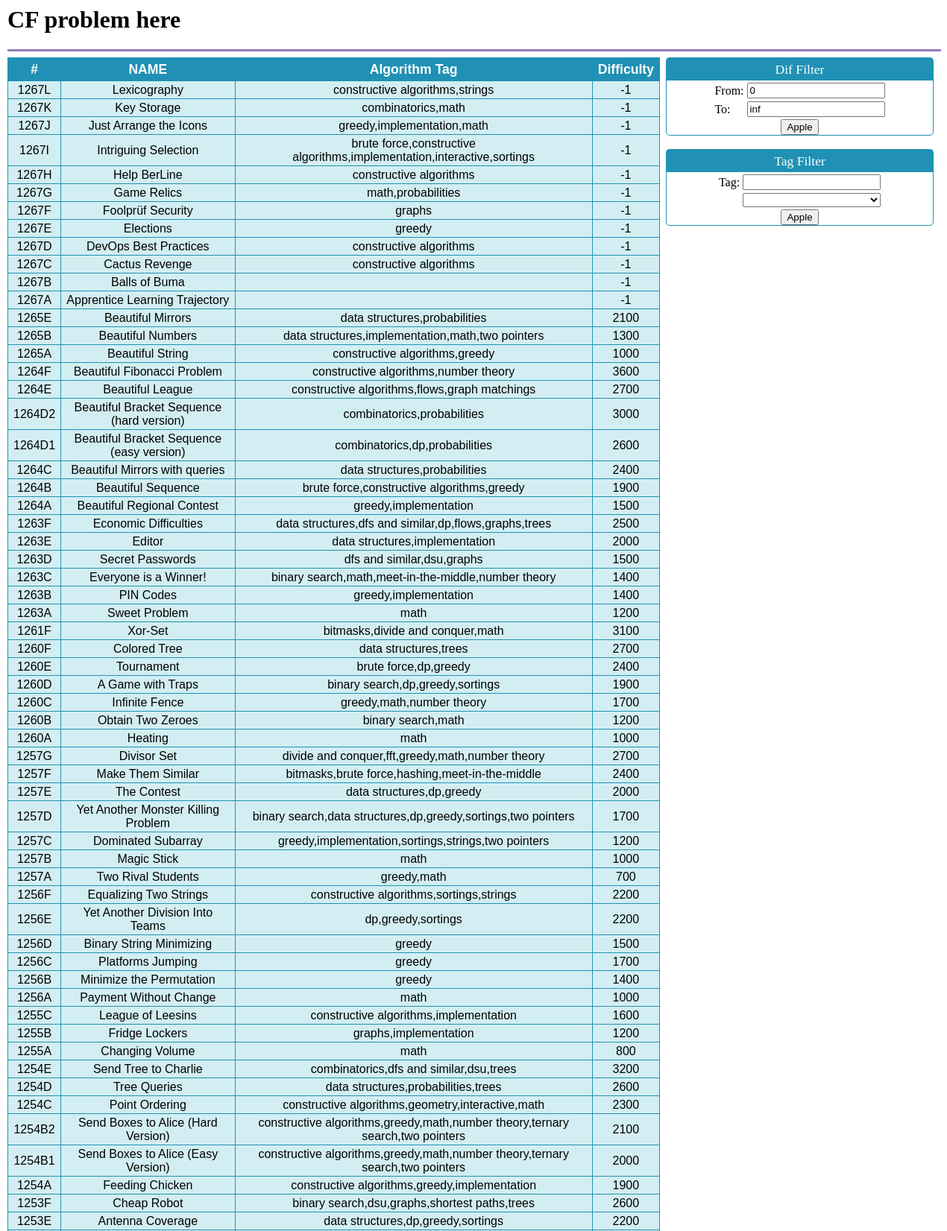
The page /cf/problem/page/1/ (upper part) on the database its author committed.
### cf/models.py (models this page shows, shortened)
class problem(models.Model):
    my_id = models.IntegerField(default=0)
    pro_id = models.CharField(max_length=200)
    name = models.CharField(max_length=200)
    tags = TagFeild(max_length=200)
    dif = models.IntegerField(default=0)
    url = models.CharField(max_length=200,default="")

### cf/views.py (the view)
# urls.py: path('problem/page/<int:page_id>/',views.page, name='page'),
def page(request, page_id):
    all_pro = len(problem.objects.all())
    all_page = (len(problem.objects.all()) + 99)// 100
    pros = get_ordered_pro()[100*page_id-100:min(100*page_id, all_pro)]
    return render(request, 'cf/title.html', {
        'title':'CF problem here','pros':pros, 'page_id':page_id, 'all_page':all_page,
        'range_1_to_now_page':range(1,page_id+1),
        'range_now_page_to_all':range(page_id+1, all_page+1)
       })

### cf/model_funs.py (called while the page is built)
def get_ordered_pro():
    all_pro = problem.objects.all()
    all_pro = sorted(all_pro, key=lambda pro: pro.my_id, reverse=True)
    return all_pro

### cf/templates/cf/title.html (shortened to what this page needs)
<div style="width: 1250px;margin: auto;">
<h1 style="text-align:left;">{{title}}</h1>
<HR style="FILTER: alpha(opacity=100,finishopacity=0,style=1)" width="100%" color=#987cb9 SIZE=3>
<div class="contain">
    <div class="left">
        <div style="text-align: left;">
        <table id='pros'style="text-align: left;">
            <tr>
                <th>#</th>
                <th>NAME</th>
                <th>Algorithm Tag</th>
                <th>Difficulty</th>
            </tr>
            {% for each in pros%}
                <tr class="alt">
                    <td>
                        <a style="text-decoration: none;color: black;" href="{% url 'problem_page' each.pro_id%}">{{each.pro_id}}</a>
                    </td>
                    <td>
                        <a style="text-decoration: none;color: black;" href="{% url 'problem_page' each.pro_id%}">{{each.name}}</a>
                    </td>
                    <td>{{each.tags}}</td>
                    <td>{{each.dif}}</td>
                </tr>
            {%endfor%}
        </table>
        </div>
    </div>
    <div class="right">
        <div class="dif_filter">
            <div class="title">Dif Filter</div>
            <table style="margin: auto;">
                <tr style="height: 20px;">
                    <td >From: </td>
                    <td><input id = "from" type="text" value="0"></td>
                </tr>
                <tr style="height: 20px;">
                    <td>To: </td>
                    <td><input id = "to" type="text" value="inf"></td>
                </tr>
            </table>
            <input type="submit" value="Apple" onclick="fun()">
        </div>
        <br>
        <div class="tag_filter">
            <div class="title">Tag Filter</div>
            <table style="margin: auto;">
                <tr>
                    <td>Tag: </td>
                    <td><input type="text" value="" id = "tags"></td>
                </tr>
                <tr><td></td>
                    <td>
                    <div>
                    <select onchange="Add_tag()" id="tag_select">
                        <option value=""></option>
                        combine-tags-by-or
                    </select></div>
                </td></tr>
            </table>
            <input type="submit" value="Apple" onclick="fun_tag()">
        </div>
    </div>
</div>
</div>

### cf/templates/cf/title.html (style rules this page uses)
#pros { font-family:"Trebuchet MS", Arial, Helvetica, sans-serif; width:100%; border-collapse:collapse; }
#pros td, #pros th { font-size:1em; border:1px solid #2091b4; text-align: center; padding:3px 7px 2px 7px; }
#pros th { font-size:1.1em; text-align:center; padding-top:5px; padding-bottom:4px; background-color:#2091b4; color:#ffffff; }
#pros tr.alt td { color:#000000; background-color:rgb(211, 238, 242); }
.contain { width: 100%; }
.contain::after { display: block; content: ""; visibility: hidden; clear: both; }
.left { float: left; width: 70%; }
.right { float: right; width: 30%; text-align: center; }
.dif_filter { width: 95%; border:1px solid #2091b4; border-radius: 5px; margin: auto; }
.dif_filter .title { background: #2091b4; text-align: center; color: #ffffff; font-size:1.1em; padding-top:5px; padding-bottom:4px; }
.tag_filter { width: 95%; border:1px solid #2091b4; border-radius: 5px; margin: auto; }
.tag_filter .title { background: #2091b4; text-align: center; color: #ffffff; font-size:1.1em; padding-top:5px; padding-bottom:4px; }

### rows shown on the page
problem: pro_id "1257G", name "Divisor Set", tags "divide and conquer,fft,greedy,math,number theory", dif "2700"
problem: pro_id "1257F", name "Make Them Similar", tags "bitmasks,brute force,hashing,meet-in-the-middle", dif "2400"
problem: pro_id "1257E", name "The Contest", tags "data structures,dp,greedy", dif "2000"
problem: pro_id "1257D", name "Yet Another Monster Killing Problem", tags "binary search,data structures,dp,greedy,sortings,two pointers", dif "1700"
problem: pro_id "1257C", name "Dominated Subarray", tags "greedy,implementation,sortings,strings,two pointers", dif "1200"
problem: pro_id "1257B", name "Magic Stick", tags "math", dif "1000"
problem: pro_id "1257A", name "Two Rival Students", tags "greedy,math", dif "700"
problem: pro_id "1256F", name "Equalizing Two Strings", tags "constructive algorithms,sortings,strings", dif "2200"
problem: pro_id "1256E", name "Yet Another Division Into Teams", tags "dp,greedy,sortings", dif "2200"
problem: pro_id "1256D", name "Binary String Minimizing", tags "greedy", dif "1500"
problem: pro_id "1256C", name "Platforms Jumping", tags "greedy", dif "1700"
problem: pro_id "1256B", name "Minimize the Permutation", tags "greedy", dif "1400"
problem: pro_id "1256A", name "Payment Without Change", tags "math", dif "1000"
problem: pro_id "1255C", name "League of Leesins", tags "constructive algorithms,implementation", dif "1600"
problem: pro_id "1255B", name "Fridge Lockers", tags "graphs,implementation", dif "1200"
problem: pro_id "1255A", name "Changing Volume", tags "math", dif "800"
problem: pro_id "1254E", name "Send Tree to Charlie", tags "combinatorics,dfs and similar,dsu,trees", dif "3200"
problem: pro_id "1254D", name "Tree Queries", tags "data structures,probabilities,trees", dif "2600"
problem: pro_id "1254C", name "Point Ordering", tags "constructive algorithms,geometry,interactive,math", dif "2300"
problem: pro_id "1254B2", name "Send Boxes to Alice (Hard Version)", tags "constructive algorithms,greedy,math,number theory,ternary search,two pointers", dif "2100"
problem: pro_id "1254B1", name "Send Boxes to Alice (Easy Version)", tags "constructive algorithms,greedy,math,number theory,ternary search,two pointers", dif "2000"
problem: pro_id "1254A", name "Feeding Chicken", tags "constructive algorithms,greedy,implementation", dif "1900"
problem: pro_id "1253F", name "Cheap Robot", tags "binary search,dsu,graphs,shortest paths,trees", dif "2600"
problem: pro_id "1253E", name "Antenna Coverage", tags "data structures,dp,greedy,sortings", dif "2200"

### other values the page prints
{{ title }} "CF problem here"
